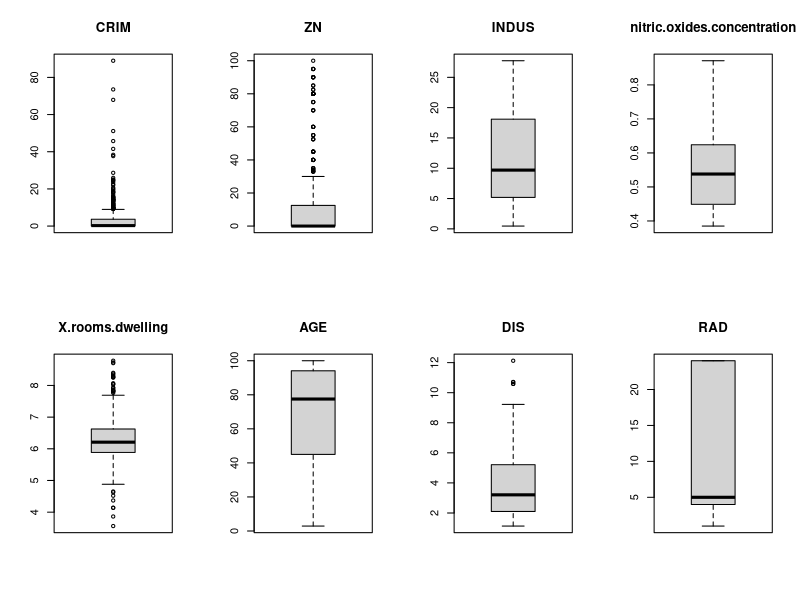
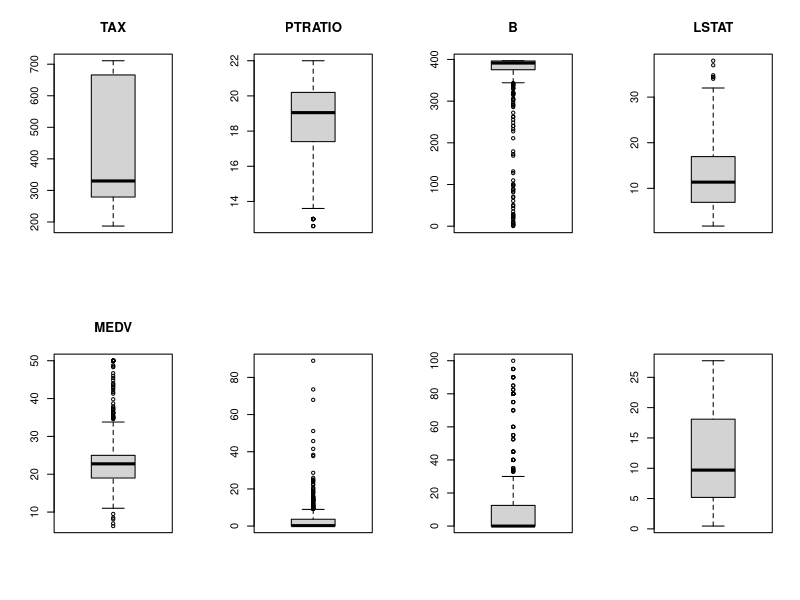
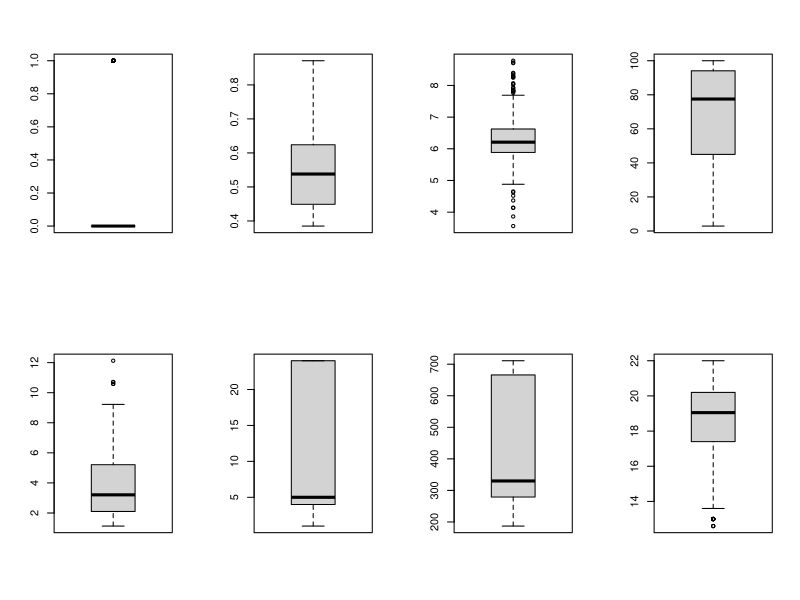
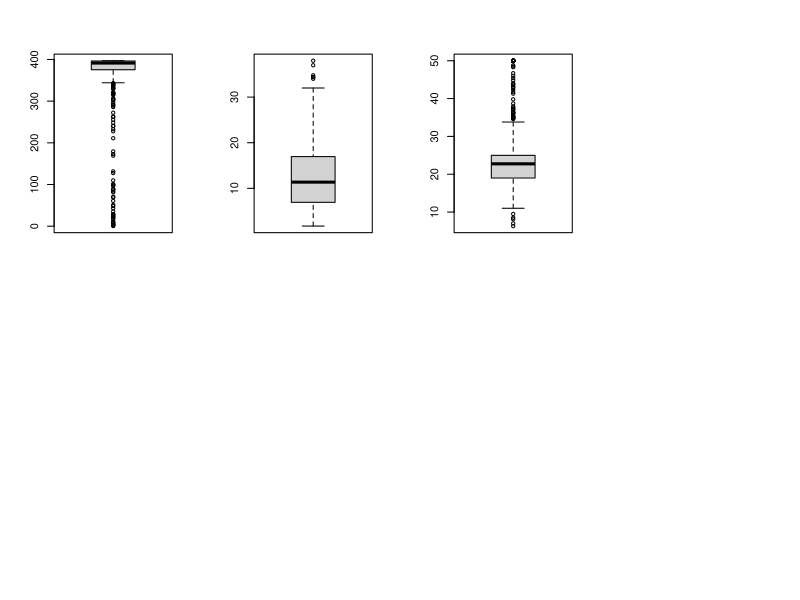

Generate these figures, in order, with R: (Note: this script raises an error after producing the figures.)

Bprices <- read.csv("boston_prices.csv", header = T)

### Replacing Missing Values(NAs) of single column with column mean
Bprices$MEDV[is.na(Bprices$MEDV)]<-mean(Bprices$MEDV,na.rm=TRUE)

par(mfrow=c(2,4))
lapply(names(Bprices[,-4]), function(x) {
boxplot(Bprices[x], main = x) 
})


Bprices[] <- apply(Bprices,2, function(x) {
  box <- boxplot(x)
  index <- which(x %in% box$out)
  x[index] <- mean(x[-index],na.rm=T)
  return(x)
})

Bprices[index,] <- mean(Bprices[,x])

#Restore the par parameters to normal
dev.off()

lapply(seq_along(Bprices), function(x) names(Bprices[x]))

Bprices[] <- lapply(names(Bprices), function(x) {
  box <- boxplot(Bprices[,x])
  #out<-box$out
  index <- which(Bprices[,x] %in% box$out)
  Bprices[index,] <- mean(Bprices[,x])
  #   rm(x)
  #   rm(out)
  return(x)
} )


sort(Bprices$LSTAT) 
y<-boxplot(Bprices$LSTAT)
y
out<-y$out
out
index<-Bprices$LSTAT %in% y$out
index
index <- which(Bprices[,13] %in% y$out)
index
Bprices[index,]


index <- which(x %in% box$out)
x[index] <- mean(x[-index],na.rm=T)









A <- Bprices[index,13] 
Bprices[index,13] <- mean(Bprices[,13])
B <-  mean(Bprices[,13])
A <- B
write.csv(Bprices, file = "Bprices2.csv", row.names = FALSE)


Bprices[] <- lapply(names(Bprices), function(x) {
  box <- boxplot(Bprices[,x])
  index <- which(Bprices[,x] %in% box$out)
  Bprices[index,] <- mean(Bprices[,x])
  #   rm(x)
  #   rm(out)
  #return(x)
} )




sort(Bprices$LSTAT) 
y<-boxplot(Bprices$LSTAT)
y
out<-y$out
out
index<-Bprices$LSTAT %in% y$out
index
index <- which(Bprices[,13] %in% y$out)
index
A <- Bprices[index,13] 
Bprices[index,13] <- mean(Bprices[,13])
B <-  mean(Bprices[,13])
A <- B
